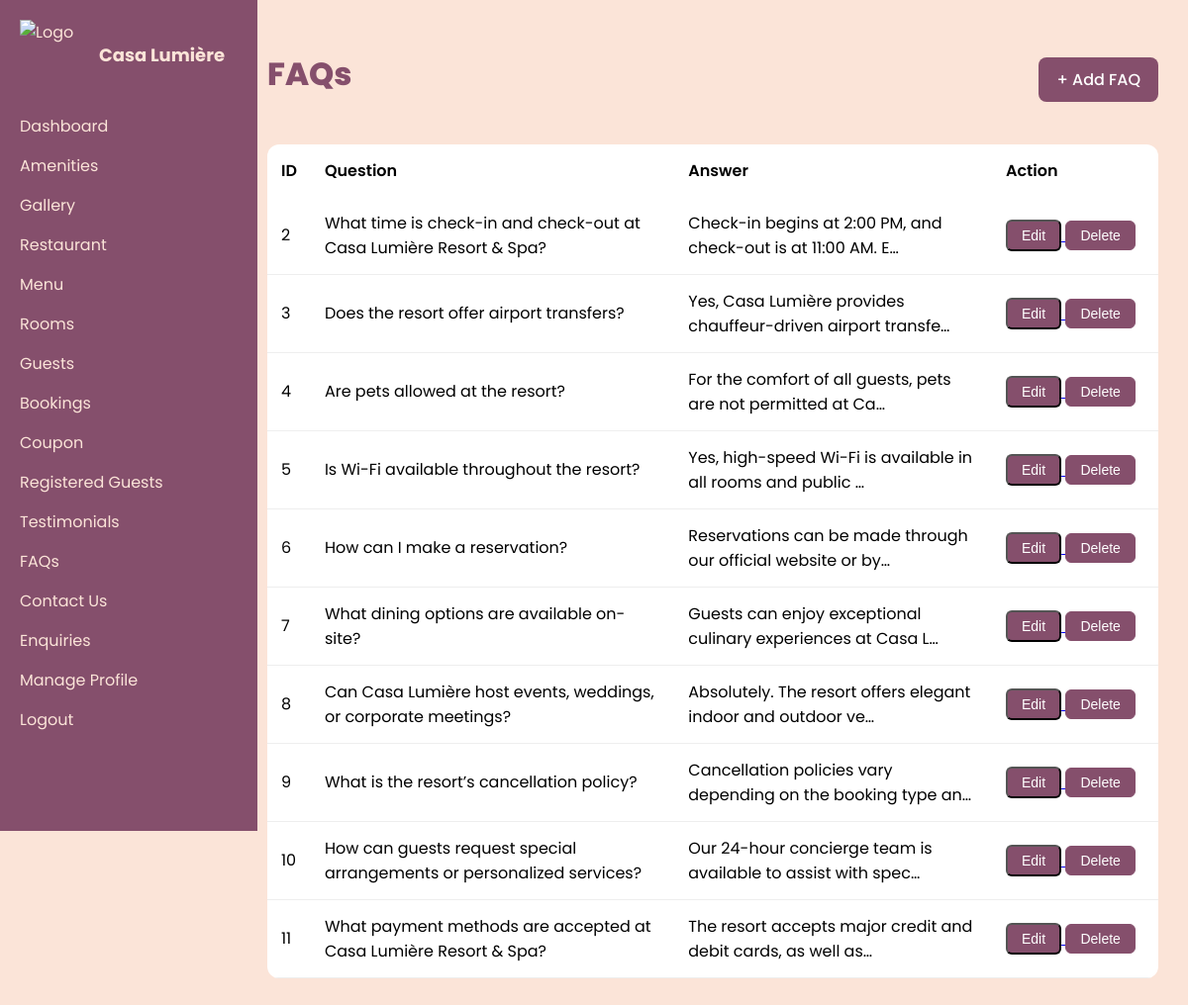
Page /admin-panel/faqs/ on the committed database.
### custom_admin/models.py (models this page shows, shortened)
class FAQ(models.Model):
    faq_id = models.AutoField(primary_key=True)
    question = models.CharField(max_length=255)
    answer = models.TextField()

### custom_admin/views.py (the view)
# urls.py: path('faqs/', views.admin_faqs, name='admin_faqs'),
def admin_faqs(request):
    faqs = FAQ.objects.all()
    return render(request, 'custom_admin/faq.html', {'faqs': faqs})

### custom_admin/templates/custom_admin/faq.html
{% extends 'custom_admin/base.html' %}
{% block content %}
<div class="page-header">
    <h1 style="font-weight:800;">FAQs</h1>
    <a href="{% url 'admin_add_faq' %}" class="btn-add">+ Add FAQ</a>
</div>
<table class="admin-table">
    <thead>
        <tr>
            <th>ID</th>
            <th>Question</th>
            <th>Answer</th>
            <th>Action</th>
        </tr>
    </thead>
    <tbody>
        {% for f in faqs %}
        <tr>
            <td>{{ f.faq_id }}</td>
            <td>{{ f.question }}</td>
            <td>{{ f.answer|truncatechars:60 }}</td>
            <td style="width: 140px;">
                <a href="{% url 'admin_edit_faq' f.faq_id %}">
                    <button class="btn-edit">Edit</button>
                </a>
                <a href="{% url 'admin_delete_faq' f.faq_id %}">
                    <button class="btn-delete">Delete</button>
                </a>
            </td>
        </tr>
        {% empty %}
        <tr>
            <td colspan="4" style="text-align:center;">No FAQs found</td>
        </tr>
        {% endfor %}
    </tbody>
</table>
{% endblock %}

### custom_admin/static/custom_admin/css/admin.css (style rules this page uses)
body { margin: 0; font-family: 'Poppins', sans-serif; background: #fbe4d8; }
.page-header { display: flex; justify-content: space-between; align-items: center; margin-bottom: 25px; color: #854f6c; }
.page-header h1 { font-weight: 600; color: var(--purple); }
.btn-add { background: #854f6c; color: white; background-color: #854f6c; padding: 10px 18px; border-radius: 8px; text-decoration: none; font-weight: 500; margin-top: 10px; }
.admin-table { width: 100%; border-collapse: collapse; background: white; border-radius: 12px; overflow: hidden; max-width: 1300px; }
.admin-table th { background: var(--pink); color: var(--purple); text-align: left; padding: 14px; font-weight: 600; }
.admin-table td { padding: 14px; border-bottom: 1px solid #eee; }
.btn-edit { background: #854f6c; color: white; padding: 6px 14px; border-radius: 6px; text-decoration: none; font-size: 14px; }
.btn-delete { background: #854f6c; color: white; padding: 6px 14px; border-radius: 6px; border: 1px solid #854f6c; cursor: pointer; font-size: 14px; }

### rows in the picture
FAQ: faq_id "2", question "What time is check-in and check-out at Casa Lumière Resort & Spa?", answer "Check-in begins at 2:00 PM, and check-out is at 11:00 AM. E…"
FAQ: faq_id "3", question "Does the resort offer airport transfers?", answer "Yes, Casa Lumière provides chauffeur-driven airport transfe…"
FAQ: faq_id "4", question "Are pets allowed at the resort?", answer "For the comfort of all guests, pets are not permitted at Ca…"
FAQ: faq_id "5", question "Is Wi-Fi available throughout the resort?", answer "Yes, high-speed Wi-Fi is available in all rooms and public …"
FAQ: faq_id "6", question "How can I make a reservation?", answer "Reservations can be made through our official website or by…"
FAQ: faq_id "7", question "What dining options are available on-site?", answer "Guests can enjoy exceptional culinary experiences at Casa L…"
FAQ: faq_id "8", question "Can Casa Lumière host events, weddings, or corporate meetings?", answer "Absolutely. The resort offers elegant indoor and outdoor ve…"
FAQ: faq_id "9", question "What is the resort’s cancellation policy?", answer "Cancellation policies vary depending on the booking type an…"
FAQ: faq_id "10", question "How can guests request special arrangements or personalized services?", answer "Our 24-hour concierge team is available to assist with spec…"
FAQ: faq_id "11", question "What payment methods are accepted at Casa Lumière Resort & Spa?", answer "The resort accepts major credit and debit cards, as well as…"
